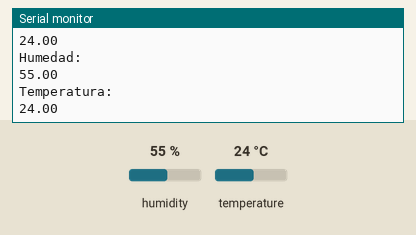
Bench run of a sketch on a simulated Arduino Uno, built with avr-gcc and run on an emulated ATmega328P. Shown: the last lines printed to the serial monitor. Inputs (shaded band) come from the test bench; at power-on: humidity 55 %, temperature 24 °C.

Above: at 2.8 s.
2.9 s: humidity set to 22 %
At 5.1 s:
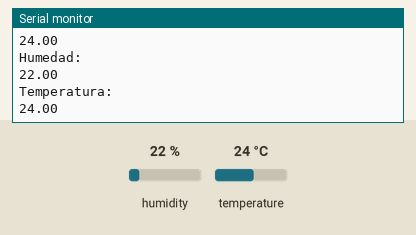
5.6 s: temperature set to 12 °C
At 7.5 s:
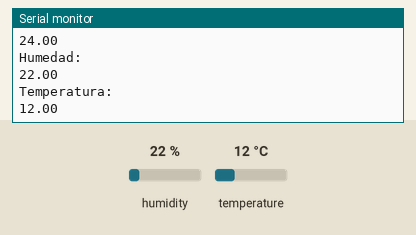
8.3 s: humidity set to 40 %
At 11.1 s:
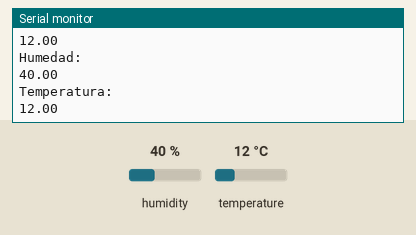
Timing chart, 0 to 12.6 s (numbered marks = the images above; inputs shaded):
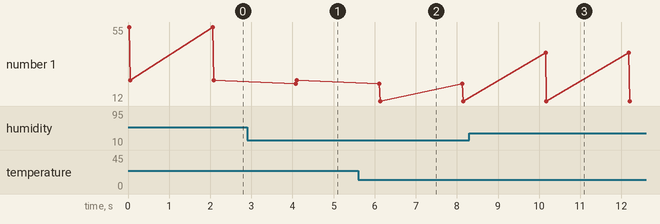

The sketch:

sketch_may12a.ino
```cpp
#include <DHT.h>


#include "DHT.h" //cargamos la librería DHT
#define DHTPIN 2 //Seleccionamos el pin en el que se //conectará el sensor
#define DHTTYPE DHT11 //Se selecciona el DHT11 (hay //otros DHT)
DHT dht(DHTPIN, DHTTYPE); //Se inicia una variable que será usada por Arduino para comunicarse con el sensor
void setup() {
Serial.begin(9600); //Se inicia la comunicación serial
dht.begin(); //Se inicia el sensor
}
void loop() {
float h = dht.readHumidity(); //Se lee la humedad
float t = dht.readTemperature(); //Se lee la temperatura
//Se imprimen las variables
Serial.println("Humedad: ");
Serial.println(h);
Serial.println("Temperatura: ");
Serial.println(t);
delay(2000); //Se espera 2 segundos para seguir leyendo //datos
}
```

Measured:
- after the input at 2.9 s, the serial monitor: prints a new line after 1.2 s (image 1)
- after the input at 5.6 s, the serial monitor: prints a new line after 0.53 s (image 2)
- after the input at 8.3 s, the serial monitor: prints a new line after 1.9 s (image 3)
- plotted number 1: 24 → 12 after the input at 5.6 s
